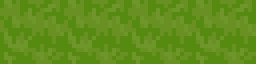

Below is a game level as drawn by its tile map, then a one-line description and the .tmx file that defines it, in full:
An orthogonal 4x1 tile map with 64x64 px tiles, 1 tile layer (Floor), 2 tilesets and 2 objects (NPC, Path).

<map version="1.10" tiledversion="1.12.2" orientation="orthogonal" renderorder="right-down" width="4" height="1" tilewidth="64" tileheight="64" infinite="0" nextlayerid="6" nextobjectid="3">
 <tileset firstgid="1" name="!CL_DEMO_64" tilewidth="64" tileheight="64" tilecount="1240" columns="40">
  <image source="../../../../assets/textures/environments/!CL_DEMO_64.png" width="2560" height="1984" />
 </tileset>
 <tileset firstgid="1241" name="duck-Sheet" tilewidth="64" tileheight="64" tilecount="120" columns="24">
  <image source="../../../../assets/textures/characters/duck-Sheet.png" width="1536" height="320" />
 </tileset>
 <layer id="1" name="Floor" width="4" height="1">
  <data encoding="csv">
82,82,82,82
</data>
 </layer>
 <objectgroup id="3" name="Interaction">
  <object id="2" name="Iye" type="NPC" gid="1315" x="0" y="64" width="64" height="64" />
 </objectgroup>
 <objectgroup id="2" name="Simple Line">
  <object id="1" name="Simple" type="Path" x="95" y="36">
   <polyline points="0,0 129,-1" />
  </object>
 </objectgroup>
</map>
